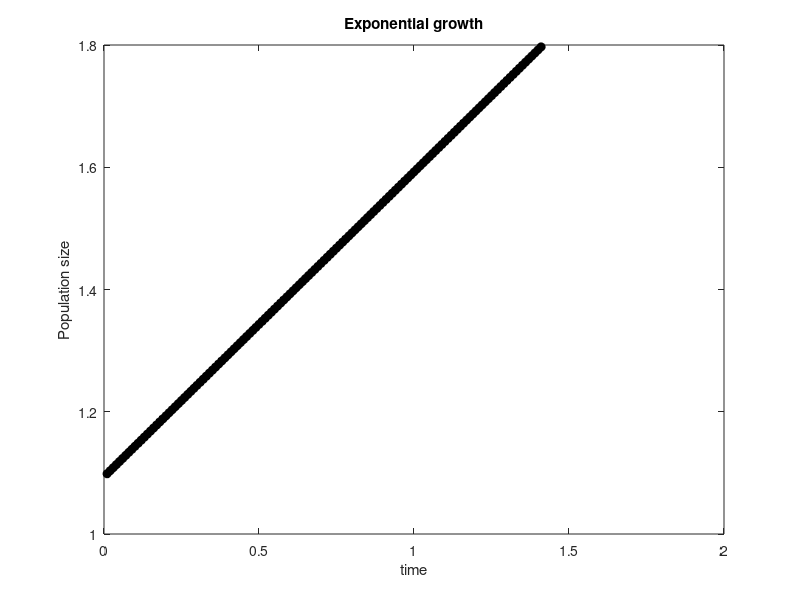

This chart was generated by the following MATLAB code:
clc
clear all
close all
% Set parameters
tMax = 5; % Max time
dt = 0.01; % Time step
timeVector = 0:dt:tMax; % Time stamps
nIterations = length(timeVector); % Number of iterations in Euler forward
growthRate = 0.5; % Exponential growth factor
y0 = 3; % Initial condition
timeSpan = [0 tMax]; % Time span (used in MATLAB ODE solver)
% Set dy/dt function
exp_growth = @(t,y) growthRate.*y;

i=1
y(1)=3;

for i=1:200
y(i+1)=y(i)+dt*growthRate*y(i);

if y(i)>2*y(1)
    figure(1);
    ost=1:length(y);
    ost=ost*dt;
    plot(ost,y,'k-o','markerfacecolor','k');
    title('Exponential growth');
    xlabel('time');
    ylabel('Population size');
    break
end
    
    
end


Y=log(y); T=log(ost);
    plot(ost,Y,'k-o','markerfacecolor','k');
    title('Exponential growth');
    xlabel('time');
    ylabel('Population size');


y = y(1:end-1);
